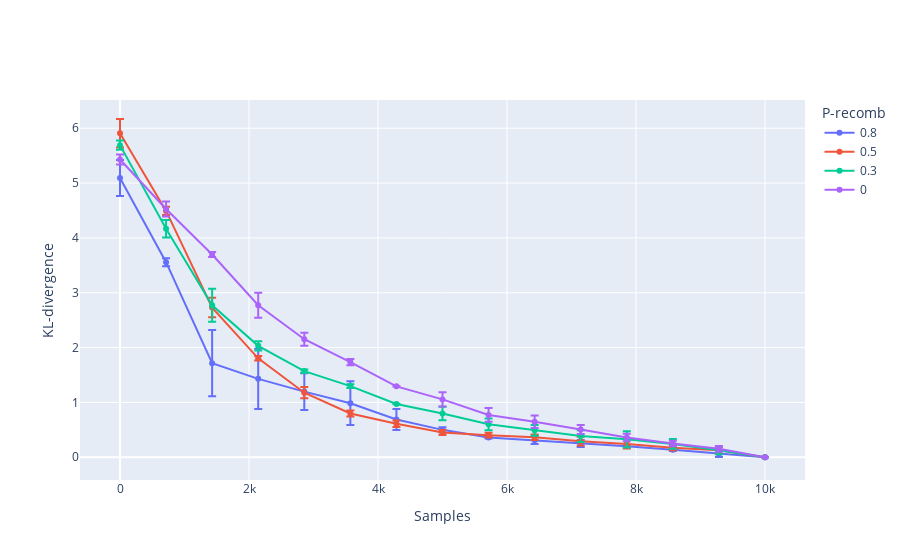

This figure's notebook cell:
### Code cell
from Toolbox import infcy
from Utils import stats
# m.t = ts[-1]
m.t = .4
ps = [.8, .5, .3, 0]
n  = int(1e4)
ks = np.linspace(0, 1, 15)
nt = 2
output = np.zeros((len(ps), nt, ks.size))

from scipy import special
# p_true = np.ones(m.nNodes)  * .5 #  thetas[0]
for idx, p in enumerate(ps):
    for trial in range(nt):
        m.mcmc.p_recomb = p 
#         m.reset()
        m.states        = 1
        sim             = m.simulate(n)
    
        p_true = {}
        for i in sim:
            p_true[tuple(i)] = p_true.get(tuple(i), 0) + 1/len(sim)
        
        print(len(p_true))
        P_true = np.array([j for i, j in p_true.items()])    
#         print(P_true)
        for jdx, k in enumerate(ks):
            dist = {}
            z = max((1, n*k))
            for i in sim[:int(z)]:
                dist[tuple(i)] = dist.get(tuple(i), 0 )  + 1 /z
             
            P = np.array([dist.get(i, 1e-16)  for i in p_true])
#             KL = (P * (np.log(P) - np.log(P_true))).sum()
#             KL = (P_true * (np.log(P_true) - np.log(P))).sum()
            KL = special.kl_div(P_true, P).sum()
#             print(KL)
#             print(KL.sum)
#             KL = stats.KL(\
#                           *[P_true[None], P[None]]
#                           *[P_true[None], P[None]]
#                          )
            
#             print(KL)
#             print(P_true.sum(), P.sum(), KL)
#             print(KL)
            output[idx, trial,  jdx] = KL
# print(dist, p_true)





lines = []
spacing = 1
from scipy.stats import sem

xr = ks * n 
for (i, name) in zip(output, ps):
    line = go.Scatter( x = xr, y = i.mean(0)[::spacing], \
                      error_y= dict(type = "data",\
                                    array = sem(i[::spacing], 0)),\
                      name = f'{name}')
    lines.append(line)
fig = go.Figure(data = lines)
fig.update_layout(xaxis = dict(title = 'Samples', \
#                               type = 'log',\
                              ),\
                 yaxis = dict(title = 'KL-divergence',\
#                              type = "log",\
                             ),\
                 legend = dict(title = 'P-recomb'))
fig.show()

### Figure 1 — Plotly figure (JSON) as saved in the notebook; plotly's stock layout.template omitted (floating-point values rounded to 4 significant figures)
{"data": [{"error_y": {"array": [0.3278, 0.07195, 0.6043, 0.5494, 0.3345, 0.3998, 0.1904, 0.04689, 0.02033, 0.07091, 0.06207, 0.008666, 0.02023, 0.05848, 0], "type": "data"}, "name": "0.8", "type": "scatter", "x": [0, 714.3, 1429.0, 2143.0, 2857.0, 3571.0, 4286.0, 5000, 5714.0, 6429.0, 7143.0, 7857.0, 8571.0, 9286.0, 10000], "y": [5.092, 3.557, 1.715, 1.43, 1.197, 0.9858, 0.689, 0.4994, 0.362, 0.3113, 0.2512, 0.1985, 0.1355, 0.06376, 0]}, {"error_y": {"array": [0.2596, 0.07453, 0.1773, 0.04153, 0.1024, 0.05631, 0.05844, 0.04487, 0.04359, 0.05049, 0.07863, 0.0845, 0.04627, 0.06501, 0], "type": "data"}, "name": "0.5", "type": "scatter", "x": [0, 714.3, 1429.0, 2143.0, 2857.0, 3571.0, 4286.0, 5000, 5714.0, 6429.0, 7143.0, 7857.0, 8571.0, 9286.0, 10000], "y": [5.909, 4.492, 2.729, 1.804, 1.177, 0.7976, 0.6111, 0.4501, 0.4023, 0.3634, 0.2935, 0.2427, 0.1731, 0.1276, 0]}, {"error_y": {"array": [0.08233, 0.1577, 0.3019, 0.08288, 0.03075, 0.03358, 0.002634, 0.1223, 0.107, 0.09615, 0.1076, 0.1478, 0.08949, 0.07054, 0], "type": "data"}, "name": "0.3", "type": "scatter", "x": [0, 714.3, 1429.0, 2143.0, 2857.0, 3571.0, 4286.0, 5000, 5714.0, 6429.0, 7143.0, 7857.0, 8571.0, 9286.0, 10000], "y": [5.692, 4.167, 2.771, 2.031, 1.571, 1.297, 0.9715, 0.7978, 0.6004, 0.4904, 0.3855, 0.3274, 0.2423, 0.1271, 0]}, {"error_y": {"array": [0.09082, 0.1361, 0.0466, 0.2272, 0.1191, 0.05757, 0.001083, 0.1285, 0.1266, 0.1135, 0.08204, 0.06757, 0.0499, 0.05235, 0], "type": "data"}, "name": "0", "type": "scatter", "x": [0, 714.3, 1429.0, 2143.0, 2857.0, 3571.0, 4286.0, 5000, 5714.0, 6429.0, 7143.0, 7857.0, 8571.0, 9286.0, 10000], "y": [5.429, 4.528, 3.697, 2.773, 2.152, 1.735, 1.293, 1.055, 0.772, 0.6471, 0.5059, 0.3593, 0.2503, 0.1546, 0]}], "layout": {"autosize": true, "legend": {"title": {"text": "P-recomb"}}, "xaxis": {"autorange": true, "range": [-596.0, 10600.0], "title": {"text": "Samples"}, "type": "linear"}, "yaxis": {"autorange": true, "range": [-0.4447, 6.516], "title": {"text": "KL-divergence"}, "type": "linear"}}}
